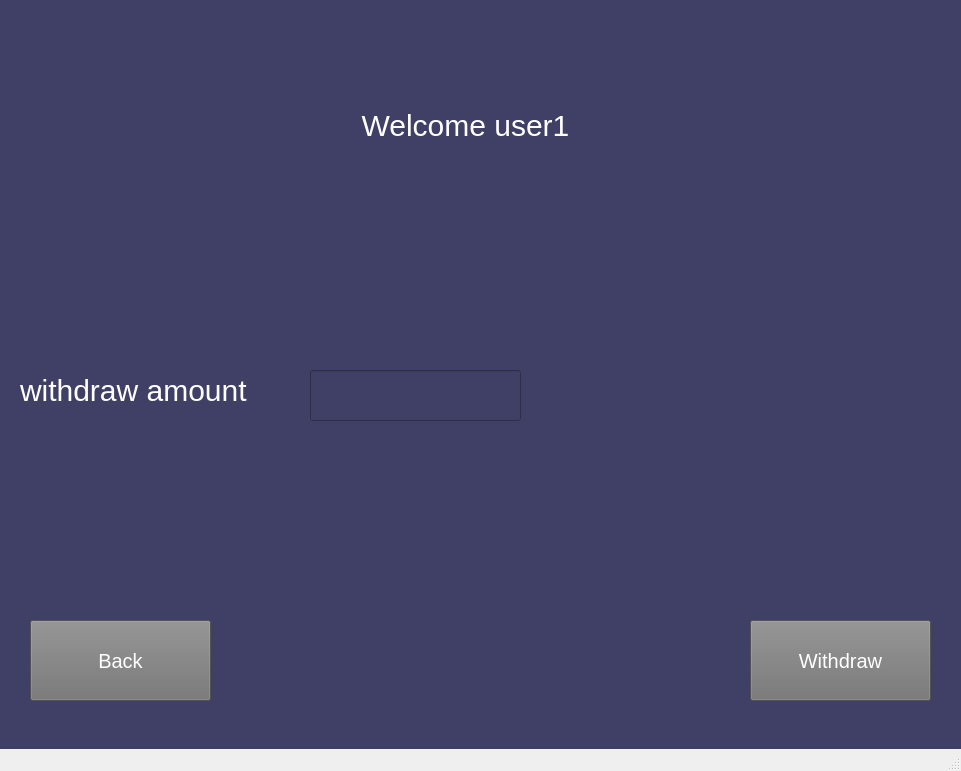
<?xml version="1.0" encoding="UTF-8"?>
<ui version="4.0">
 <class>MainWindow</class>
 <widget class="QMainWindow" name="MainWindow">
  <property name="geometry">
   <rect>
    <x>0</x>
    <y>0</y>
    <width>961</width>
    <height>771</height>
   </rect>
  </property>
  <property name="windowTitle">
   <string>MainWindow</string>
  </property>
  <widget class="QWidget" name="centralwidget">
   <widget class="QWidget" name="widget" native="true">
    <property name="geometry">
     <rect>
      <x>0</x>
      <y>-10</y>
      <width>971</width>
      <height>801</height>
     </rect>
    </property>
    <property name="styleSheet">
     <string notr="true">background-color:#404066;</string>
    </property>
    <widget class="QLabel" name="label">
     <property name="geometry">
      <rect>
       <x>320</x>
       <y>100</y>
       <width>291</width>
       <height>71</height>
      </rect>
     </property>
     <property name="styleSheet">
      <string notr="true">font:30px ; 
color: white;</string>
     </property>
     <property name="text">
      <string>Welcome user1</string>
     </property>
     <property name="alignment">
      <set>Qt::AlignCenter</set>
     </property>
    </widget>
    <widget class="QLabel" name="label_2">
     <property name="geometry">
      <rect>
       <x>20</x>
       <y>370</y>
       <width>261</width>
       <height>61</height>
      </rect>
     </property>
     <property name="styleSheet">
      <string notr="true">font:30px ; 
color: white;</string>
     </property>
     <property name="text">
      <string>withdraw amount </string>
     </property>
    </widget>
    <widget class="QPushButton" name="Withdraw_B">
     <property name="geometry">
      <rect>
       <x>750</x>
       <y>630</y>
       <width>181</width>
       <height>81</height>
      </rect>
     </property>
     <property name="styleSheet">
      <string notr="true">font:20px ; 
background-color: rgb(115, 115, 115);
color: white;</string>
     </property>
     <property name="text">
      <string>Withdraw</string>
     </property>
    </widget>
    <widget class="QPushButton" name="Back_To_Actions_B">
     <property name="geometry">
      <rect>
       <x>30</x>
       <y>630</y>
       <width>181</width>
       <height>81</height>
      </rect>
     </property>
     <property name="styleSheet">
      <string notr="true">font:20px ; 
background-color: rgb(115, 115, 115);
color: white;</string>
     </property>
     <property name="text">
      <string>Back</string>
     </property>
    </widget>
    <widget class="QLineEdit" name="Withdraw_Amount">
     <property name="geometry">
      <rect>
       <x>310</x>
       <y>380</y>
       <width>211</width>
       <height>51</height>
      </rect>
     </property>
    </widget>
   </widget>
  </widget>
  <widget class="QMenuBar" name="menubar">
   <property name="geometry">
    <rect>
     <x>0</x>
     <y>0</y>
     <width>961</width>
     <height>21</height>
    </rect>
   </property>
  </widget>
  <widget class="QStatusBar" name="statusbar"/>
 </widget>
 <resources/>
 <connections/>
</ui>
